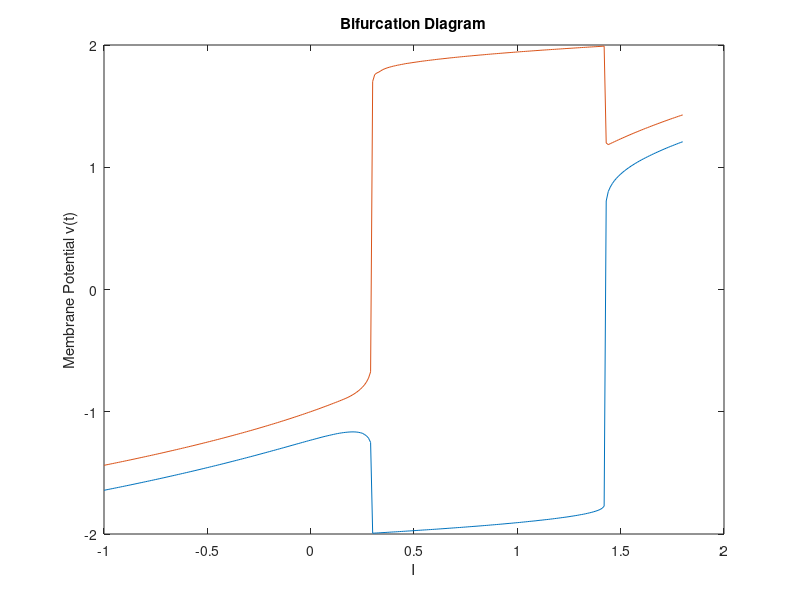

Here is the MATLAB script that generated this plot:
% this program is used to plot the bifurcation diagram. Here we find the
% fixed points of the system and calculate the max and min voltage values
% at each time instant starting from a given point. The plot of the voltage
% values represents the bifurcation diagram.

function bifurcation_diagram()
    global a b tau I;
    % values of the parameters a, b, tau can be modified here
    a = 0.7; b = 0.8; tau = 13;
    % initializing variables
    i = 1;  
    V = zeros; Vmin = zeros; Vmax = zeros;
    
    % looping through different values of I to observe its effect as the
    % bifurcation parameter
    for I=[-1:0.01:1.8]
        % defining the system of equations
        f = @(t,y) [ y(1) - y(1).^3/3 - y(2) + I; (1/tau)*(y(1) + a - b*y(2)) ];
        g = @(y) f(0,y);
        % find the fixed points of the system
        fp = fsolve(g,[0 0]);       
        % find the values of v and w at the fixed points
        v_fp = fp(1); w_fp = fp(2);   
        tspan = [0 80];
        % solving the system of equations
        [tspan u] = ode45(f, tspan , [v_fp+0.2, w_fp]);
        V(i) = v_fp;
        % calculating the minimum and maximum voltage values at each time
        % step
        Vmin(i) = min(u(:,1));
        Vmax(i) = max(u(:,1));
        i = i + 1;
    end
       I = [-1:0.01:1.8];
       plot(I,Vmin,I,Vmax);
       title('Bifurcation Diagram');
       xlabel('I');
       ylabel('Membrane Potential v(t)');
end